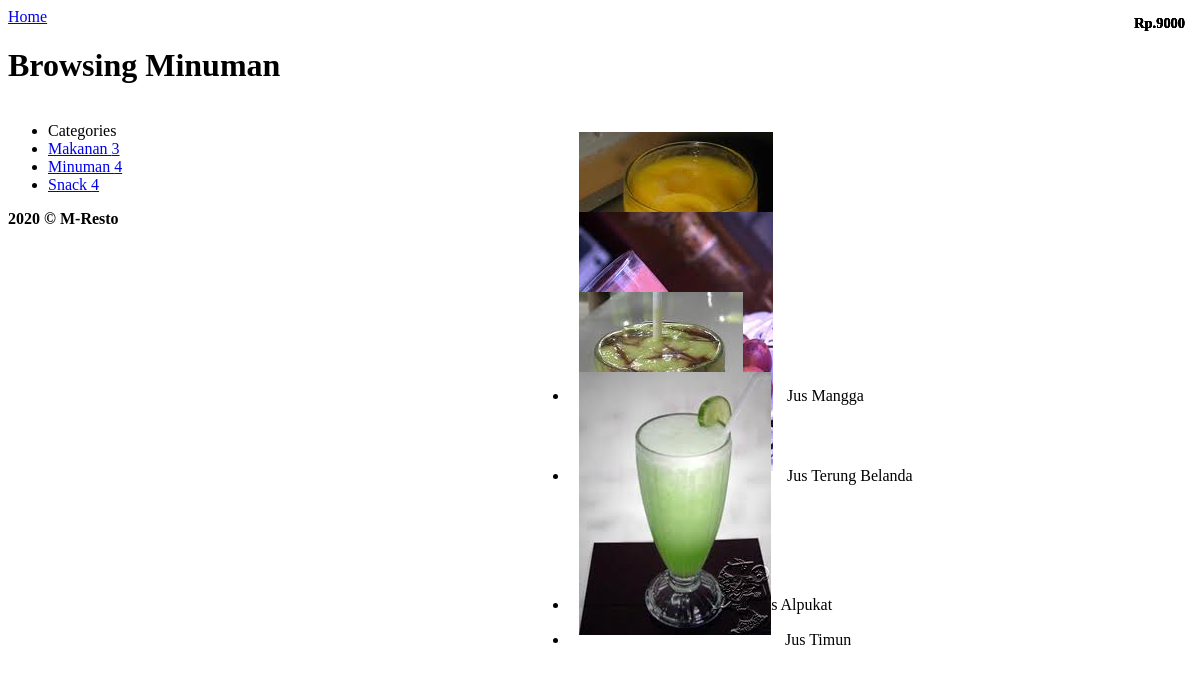
The app's page /?category=2 with its own data.
### tables this page shows
CREATE TABLE `jqm_products` (
  `id` int(6) unsigned NOT NULL AUTO_INCREMENT,
  `category` int(6) unsigned NOT NULL,
  `name` varchar(32) NOT NULL,
  `price` int(6) NOT NULL,
  PRIMARY KEY (`id`),
  KEY `category` (`category`)
);

CREATE TABLE `jqm_categories` (
  `id` int(6) unsigned NOT NULL AUTO_INCREMENT,
  `name` varchar(32) NOT NULL,
  `contains` int(6) NOT NULL,
  PRIMARY KEY (`id`)
);

### includes/controllers/category.controller.php (called while the page is built, shortened)
<?php
class CategoryController{
	public function handleRequest(){
		$cat = Category::find(array('id'=>$_GET['category']));
		$categories = Category::find();
		$products = Product::find(array('category'=>$_GET['category']));
		render('category',array(
			'title'			=> 'Browsing '.$cat[0]->name,
			'categories'	=> $categories,
			'products'		=> $products
		));
	}
}
?>

### index.php (called while the page is built, shortened)
<?php
try {
	if($_GET['category']){
		$c = new CategoryController();
	}
	else if(empty($_GET)){
		$c = new HomeController();
	}
	else throw new Exception('Wrong page!');
	$c->handleRequest();
}
catch(Exception $e) {
	render('error',array('message'=>$e->getMessage()));
}
?>

### includes/models/product.model.php (called while the page is built)
<?php
class Product{
	public static function find($arr){
		global $db;
		if($arr['id']){
			$st = $db->prepare("SELECT * FROM jqm_products WHERE id=:id");
		}
		else if($arr['category']){
			$st = $db->prepare("SELECT * FROM jqm_products WHERE category = :category");
		}
		else{
			throw new Exception("Unsupported property!");
		}
		$st->execute($arr);
		return $st->fetchAll(PDO::FETCH_CLASS, "Product");
	}
}
?>

### includes/models/category.model.php (called while the page is built)
<?php
class Category{
	public static function find($arr = array()){
		global $db;
		if(empty($arr)){
			$st = $db->prepare("SELECT * FROM jqm_categories");
		}
		else if($arr['id']){
			$st = $db->prepare("SELECT * FROM jqm_categories WHERE id=:id");
		}
		else{
			throw new Exception("Unsupported property!");
		}
		$st->execute($arr);
		return $st->fetchAll(PDO::FETCH_CLASS, "Category");
	}
}
?>

### includes/views/_product.php (the view)
<li class="product">
<img src="assets/img/<?php echo $product->id ?>.jpg" alt="<?php echo $product->name ?>" />
<?php echo $product->name ?> <i><?php echo $product->manufacturer?></i> <b>Rp.<?php echo $product->price?></b>
</li>

### includes/helpers.php (shortened to what this page needs)
<?php
function render($template,$vars = array()){
	extract($vars);
	if(is_array($template)){
		foreach($template as $k){
			$cl = strtolower(get_class($k));
			include "views/_$cl.php";
		}
	}
	else {
		include "views/$template.php";
	}
}
?>

### includes/views/_category.php
<li <?php echo ($active == $category->id ? 'data-theme="a"' : '') ?>>
<a href="?category=<?php echo $category->id?>" data-transition="fade">
	<?php echo $category->name ?>
    <span class="ui-li-count"><?php echo $category->contains?></span></a>
</li>

### assets/css/styles.css (style rules this page uses)
.product img { margin:10px; }
.product b { position: absolute; right: 15px; top: 15px; font-size: 0.9em; }
.product { height: 80px; }

### records on screen
jqm_products: name "Jus Mangga", price "9000"
jqm_products: name "Jus Terung Belanda", price "9000"
jqm_products: name "Jus Alpukat", price "9000"
jqm_products: name "Jus Timun", price "9000"
jqm_categories: name "Makanan", contains "3"
jqm_categories: name "Minuman", contains "4"
jqm_categories: name "Snack", contains "4"

### other values on screen
$title "Browsing Minuman"
$GLOBALS['defaultFooter'] "2020 © M-Resto"
